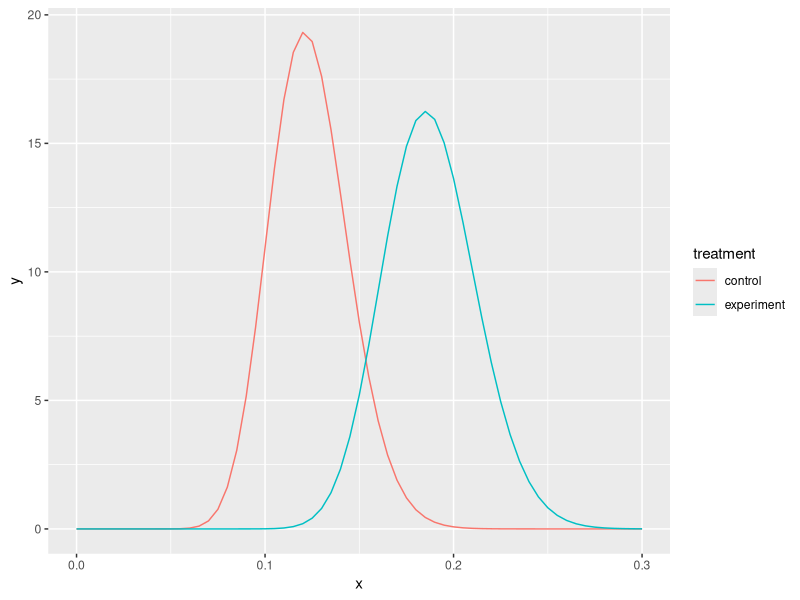

Source code (R):
library(ggplot2)
library(reshape2)
# 2 populations: LPA, LPB. A not affected by the experiment

set.seed(1)
n <- 500
spontaneous <- 0.1 # effectiveness of landing page alone
effectiveness <- c(0, 0.95)
names(effectiveness) <- c("LPA", "LPB")

# set the HF for the population
hfcoin <- runif(n)
hf <- ifelse(hfcoin < 0.9, "LPA", "LPB")

# assign control and treatment groups
group <- runif(n)
group <- ifelse(group < 0.5, "control", "experiment")

# assign outcomes
controlcoin <- runif(n)
experimentcoin <- runif(n)
outcome <- ( (controlcoin < spontaneous) |
               (experimentcoin < effectiveness[hf] * (group == "experiment")) )

expframe <- data.frame(group <- group, hf <- hf, improved <- outcome)

# Here are the summaries I got when I ran the code:

summary(expframe)

with(expframe[group == "control", ], table(hf, improved))

with(expframe[group == "experiment", ], table(hf, improved))

tab <- with(expframe, table(group, improved))
tab

# Frequentist test
fisher.test(tab)

# Bayesian test
betaMean <- function(alpha, beta)
  alpha / (alpha + beta)

betaMode <- function(alpha, beta)
  (alpha + 1) / (alpha + beta - 2)

alpha <- 0.1
beta <- 0.9

improved.control <- tab[1, 2]     # 20
notimproved.control <- tab[1, 1]  # 235
improved.experiment <- tab[2, 2]        # 43
notimproved.experiment <- tab[2, 1]     # 202

alpha.experiment <- alpha + improved.experiment
beta.experiment <- beta + notimproved.experiment

betaMean(alpha.experiment, beta.experiment) # 0.1752033
betaMode(alpha.experiment, beta.experiment) # 0.1807377

alpha.control <- alpha + improved.control
beta.control <- beta + notimproved.control

betaMean(alpha.control, beta.control) # 0.07851563
betaMode(alpha.control, beta.control) # 0.08307087

x <- seq(from = 0.0, to = 0.3, by = 0.005)
frame <- melt(data.frame(x = x,
  control = dbeta(x, alpha.control, beta.control),
  experiment = dbeta(x, alpha.experiment, beta.experiment)),
           measure.vars = c("control", "experiment"),
           variable.name = "treatment",
           value.name = "y")
ggplot(frame, aes(x = x, y = y, color = treatment)) + geom_line()

tabfull <- aggregate(numeric(dim(expframe)[1]) + 1,
                    by = list(expframe$group, expframe$hf, expframe$improved),
                    FUN = sum)
tabfull
